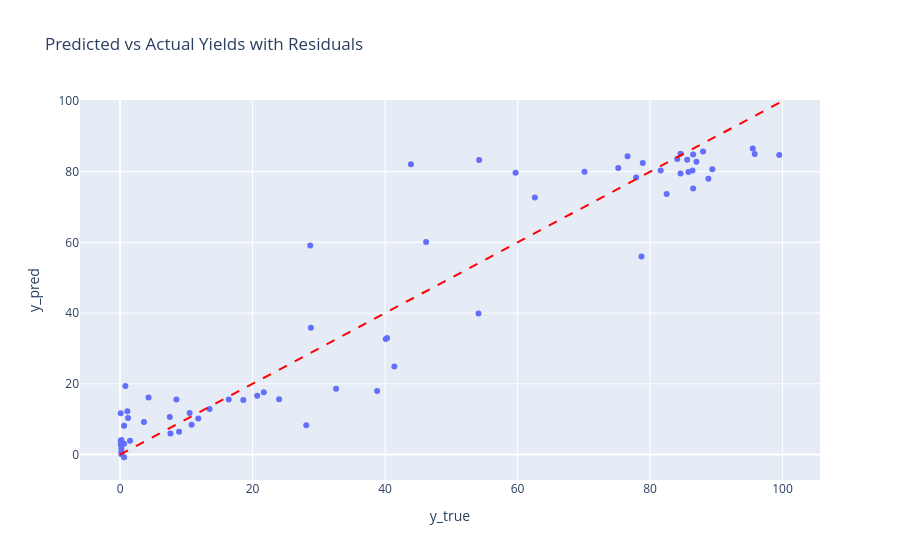

This figure's notebook cell:
### Code cell
import plotly.express as px
results_check['original_index'] = results_check.index
fig = px.scatter(results_check, x='y_true', y='y_pred', hover_data=['original_index', 'residual'], title='Predicted vs Actual Yields with Residuals')
fig.add_shape(type='line', x0=0, y0=0, x1=100, y1=100, line=dict(color='Red', dash='dash'))
fig.show()

print(outliers)

### Figure 1 — Plotly figure (JSON) as saved in the notebook; plotly's stock layout.template omitted (floating-point values rounded to 4 significant figures; data arrays with more than 128 entries replaced by an {"elided": "..."} marker saying what was removed)
{"data": [{"customdata": {"elided": "66x2 float values"}, "hovertemplate": "y_true=%{x}<br>y_pred=%{y}<br>original_index=%{customdata[0]}<br>residual=%{customdata[1]}<extra></extra>", "legendgroup": "", "marker": {"color": "#636efa", "symbol": "circle"}, "mode": "markers", "name": "", "orientation": "v", "showlegend": false, "type": "scatter", "x": [40.3, 10.8, 1.5, 8.5, 28.1, 77.9, 88.0, 86.4, 84.6, 18.6, 88.8, 70.1, 54.2, 20.7, 84.1, 86.5, 0.2, 0.2, 0.6, 0.6, 10.5, 43.9, 38.8, 86.5, 16.4, 95.8, 24.0, 32.6, 0.1, 99.5, 95.5, 89.4, 28.8, 85.8, 85.6, 62.6, 78.7, 3.6, 7.6, 76.6, 82.5, 21.7, 40.1, 0.2, 41.4, 78.9, 13.5, 81.6, 46.2, 7.5, 0.1, 1.2, 4.3, 8.9, 11.8, 84.6, 87.0, 59.7, 0.6, 0.1, 54.1, 0.8, 75.2, 1.1, 28.7, 0.2], "xaxis": "x", "y": [32.97, 8.414, 3.924, 15.57, 8.277, 78.38, 85.74, 80.37, 79.5, 15.43, 77.98, 79.97, 83.31, 16.62, 83.6, 75.24, 1.633, 0.06641, 3.068, -0.7731, 11.73, 82.08, 17.98, 84.86, 15.57, 85.03, 15.64, 18.63, 11.65, 84.7, 86.57, 80.69, 35.89, 79.89, 83.4, 72.74, 56.03, 9.196, 5.977, 84.35, 73.7, 17.58, 32.7, 0.6916, 24.88, 82.5, 12.86, 80.35, 60.11, 10.65, 2.782, 10.36, 16.15, 6.45, 10.22, 85.06, 82.83, 79.7, 8.158, 3.867, 39.86, 19.38, 81.03, 12.22, 59.13, 4.116], "yaxis": "y"}], "layout": {"legend": {"tracegroupgap": 0}, "shapes": [{"line": {"color": "Red", "dash": "dash"}, "type": "line", "x0": 0, "x1": 100, "y0": 0, "y1": 100}], "title": {"text": "Predicted vs Actual Yields with Residuals"}, "xaxis": {"anchor": "y", "domain": [0, 1], "title": {"text": "y_true"}}, "yaxis": {"anchor": "x", "domain": [0, 1], "title": {"text": "y_pred"}}}}
